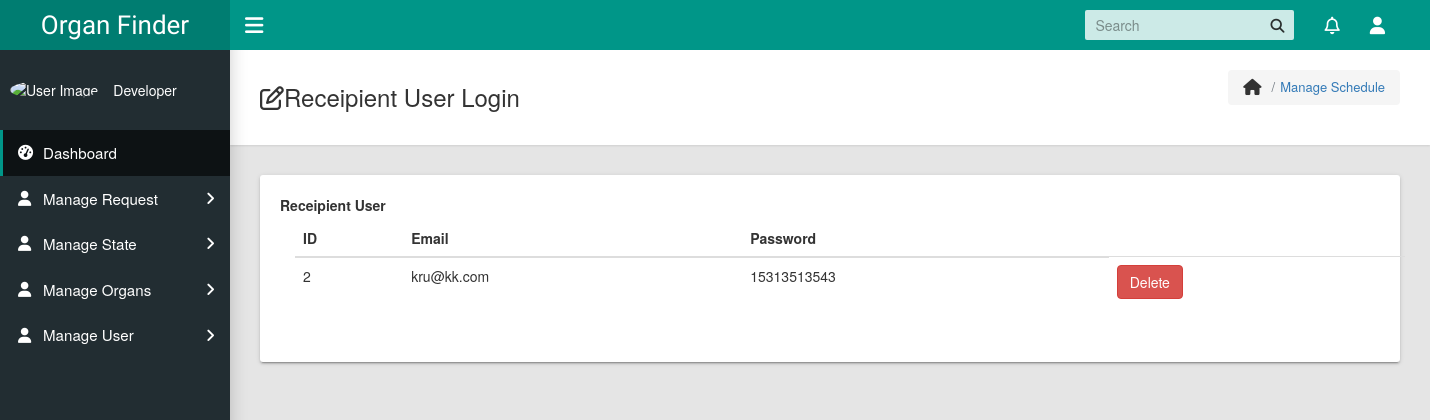
/receipientloginprofile.php, run on the app's committed database.
### tables this page shows
CREATE TABLE `reclogin` (
  `id` int(11) NOT NULL,
  `r_email` varchar(50) NOT NULL,
  `r_pass` varchar(50) NOT NULL
);

### receipientloginprofile.php (the view, shortened to what this page needs)
<?php
include "config.php";
$sql = "SELECT * FROM reclogin";
$result = $conn->query($sql);?>
<!DOCTYPE html>
<html lang="en">
<head>
    <link rel="stylesheet" type="text/css" href="css/main.css">
	<link rel="stylesheet" href="https://maxcdn.bootstrapcdn.com/bootstrap/3.4.0/css/bootstrap.min.css">
    <link rel="stylesheet" type="text/css" href="../../maxcdn.bootstrapcdn.com/font-awesome/4.7.0/css/font-awesome.min.css">
  </head>
  <body class="app sidebar-mini rtl">
    <header class="app-header"><a class="app-header__logo" href="index.html">Organ Finder</a>
      <a class="app-sidebar__toggle" href="#" data-toggle="sidebar" aria-label="Hide Sidebar"></a>
      <ul class="app-nav">
        <li class="app-search">
          <input class="app-search__input" type="search" placeholder="Search">
          <button class="app-search__button"><i class="fa fa-search"></i></button>
        </li>
        <li class="dropdown"><a class="app-nav__item" href="#" data-toggle="dropdown" aria-label="Show notifications"><i class="fa fa-bell-o fa-lg"></i></a>
        </li>
        <li class="dropdown"><a class="app-nav__item" href="#" data-toggle="dropdown" aria-label="Open Profile Menu"><i class="fa fa-user fa-lg"></i></a>
        </li>
      </ul>
    </header>
    <aside class="app-sidebar">
      <div class="app-sidebar__user"><img class="app-sidebar__user-avatar" src="../../s3.amazonaws.com/uifaces/faces/twitter/jsa/48.jpg" alt="User Image">
        <div>
          <p class="app-sidebar__user-designation">Developer</p>
        </div>
      </div>
      <ul class="app-menu">
        <li><a class="app-menu__item active" href="dashboard.html"><i class="app-menu__icon fa fa-dashboard"></i><span class="app-menu__label">Dashboard</span></a></li>
  <li class="treeview"><a class="app-menu__item" href="#" data-toggle="treeview"><i class="app-menu__icon fa fa-user">
      </i><span class="app-menu__label">Manage Request</span><i class="treeview-indicator fa fa-angle-right"></i></a>
        </li>
        <li class="treeview"><a class="app-menu__item" href="#" data-toggle="treeview"><i class="app-menu__icon fa fa-user"></i><span class="app-menu__label">Manage State</span><i class="treeview-indicator fa fa-angle-right"></i></a>
        </li>
       <li class="treeview"><a class="app-menu__item" href="#" data-toggle="treeview"><i class="app-menu__icon fa fa-user"></i><span class="app-menu__label">Manage Organs</span><i class="treeview-indicator fa fa-angle-right"></i></a>
        </li>
        <li class="treeview"><a class="app-menu__item" href="#" data-toggle="treeview"><i class="app-menu__icon fa fa-user"></i><span class="app-menu__label">Manage User</span><i class="treeview-indicator fa fa-angle-right"></i></a>
        </li>
      </ul>
    </aside>
    <main class="app-content">
      <div class="app-title">
        <div>
          <h1><i class="fa fa-edit"></i>Receipient User Login</h1>
        </div>
        <ul class="app-breadcrumb breadcrumb">
          <li class="breadcrumb-item"><i class="fa fa-home fa-lg"></i></li>
          <li class="breadcrumb-item"><a href="#">Manage Schedule</a></li>
        </ul>
      </div>
      <div class="row">
        <div class="col-md-12">
          <div class="tile">
            <div class="row">
              <div class="col-lg-6">
                <form>
                  <div class="form-group">
                    <label for="exampleSelect1">Receipient User</label>
					<div class="container">
<table class="table">
	<thead>
		<tr>
		<th>ID</th>
		<th>Email</th>
		<th>Password</th>
	</tr>
	</thead>
	<tbody>
		<?php
			if ($result->num_rows > 0) {
				while ($row = $result->fetch_assoc())
					{
	?>
					<tr>
					<td><?php echo $row['id']; ?></td>
					<td><?php echo $row['r_email']; ?></td>
					<td><?php echo $row['r_pass']; ?></td>
					<td>
					<a class="btn btn-danger" href="receipientlogindelete.php?id=<?php echo $row['id']; ?>">Delete</a></td>
					</tr>
		<?php		}
			}
		?>
	</tbody>
</table>
	</div>
</div>
                </div>
            </div>
          </div>
        </div>
      </div>
    </main>
</html>

### data on the page
reclogin: id "2", r_email "kru@kk.com", r_pass "15313513543"
